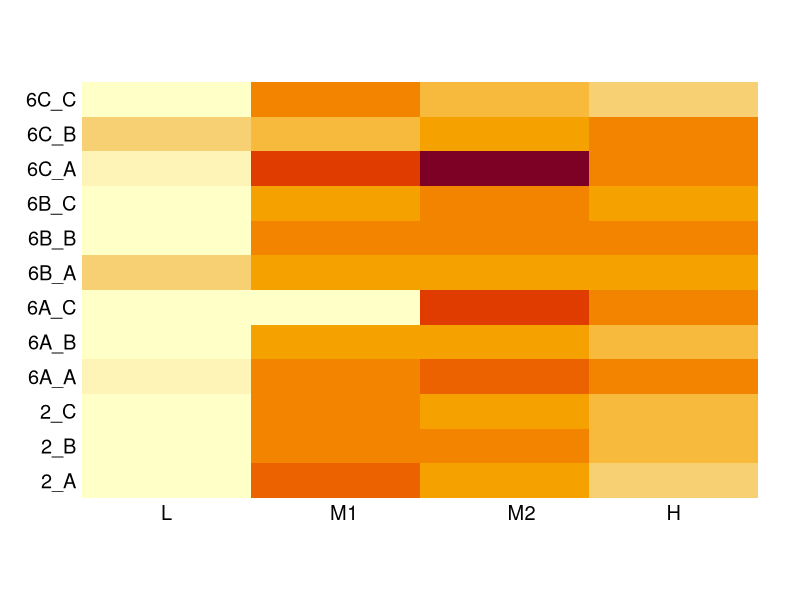
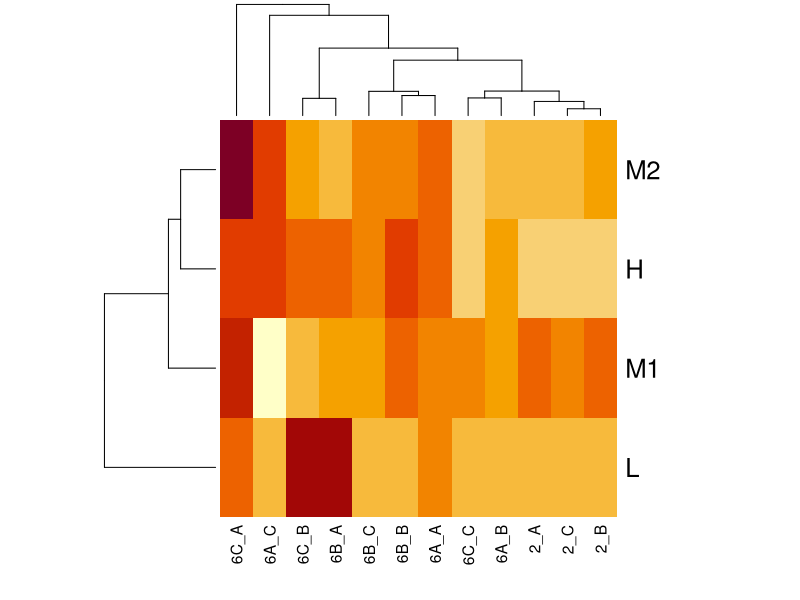
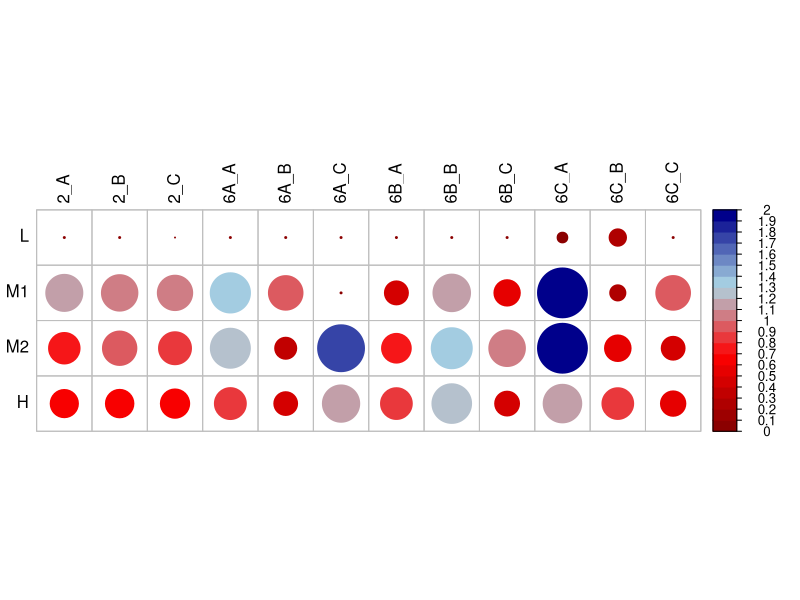

R code for these plots, in order:
# code for overview figure

require(ggplot2)
require(corrplot)

#data <- read.csv("ResultsWithoutMortality_new_mod.csv")
data <- read.csv("ResultsWithoutMortality_nov2016.csv")
# some a-values included
dispersal <- c(0.008, 0.064, 0.256, 2.048)

data1<-data[data$aValue==dispersal[1],]
data2<-data[data$aValue==dispersal[2],]
data3<-data[data$aValue==dispersal[3],]
data4<-data[data$aValue==dispersal[4],]
data_new <- rbind(data1, data2, data3, data4)

# Below if one wants to use only four dispersal values
data_all <- read.csv("data_bae.csv", sep="\t")
data_all_patches <- read.csv("data_bae_patches.csv")
data_all_patches <- data_all_patches[,-1]

# Below if one wants to use all dispersal values
dataA<-data[,c(1,2,3,8)]
colnames(dataA)[4] <- "popDensity"
dataA$time <- "1-shiftStart"
dataA$aValue[dataA$aValue==0.001 | dataA$aValue==0.002 | dataA$aValue==0.004 | dataA$aValue==0.008]=1
dataA$aValue[dataA$aValue==0.016 | dataA$aValue==0.032 | dataA$aValue==0.064 | dataA$aValue==0.128]=2
dataA$aValue[dataA$aValue==0.256 | dataA$aValue==0.512 | dataA$aValue==1.024]=3
dataA$aValue[dataA$aValue==2.048 | dataA$aValue==4.096 | dataA$aValue==8.192 | dataA$aValue==16.384]=4

dataB<-data[,c(1,2,3,4)]
colnames(dataB)[4] <- "popDensity"
dataB$time <- "2-shiftEnd"
dataB$aValue[dataB$aValue==0.001 | dataB$aValue==0.002 | dataB$aValue==0.004 | dataB$aValue==0.008]=1
dataB$aValue[dataB$aValue==0.016 | dataB$aValue==0.032 | dataB$aValue==0.064 | dataB$aValue==0.128]=2
dataB$aValue[dataB$aValue==0.256 | dataB$aValue==0.512 | dataB$aValue==1.024]=3
dataB$aValue[dataB$aValue==2.048 | dataB$aValue==4.096 | dataB$aValue==8.192 | dataB$aValue==16.384]=4

dataC<-data[,c(1,2,3,6)]
colnames(dataC)[4] <- "popDensity"
dataC$time <- "3-simEnd"
dataC$aValue[dataC$aValue==0.001 | dataC$aValue==0.002 | dataC$aValue==0.004 | dataC$aValue==0.008]=1
dataC$aValue[dataC$aValue==0.016 | dataC$aValue==0.032 | dataC$aValue==0.064 | dataC$aValue==0.128]=2
dataC$aValue[dataC$aValue==0.256 | dataC$aValue==0.512 | dataC$aValue==1.024]=3
dataC$aValue[dataC$aValue==2.048 | dataC$aValue==4.096 | dataC$aValue==8.192 | dataC$aValue==16.384]=4

data_AllDisp <- rbind(dataA, dataB, dataC)
disp008<- data_all[which(data_all[,2]==2.048),]

# # BOXPLOTS
# # K-value and landscape type
# pdf("K-pop.pdf")
# plot(data$KValue, data$PopulationAtShiftEnd, ylab="Population density")
# points(data$KValue, data$PopulationAtShiftStart, ylab="Population density", col="blue")
# dev.off()
# 
# pdf("K-landscape.pdf")
# plot(data$LandscapeType, data$KValue, ylab="K-value")
# dev.off()
# 
# 
# # Population density at different times
# p <- ggplot(data=disp008, aes(x=time, y=popDensity))+ facet_grid(aValue+Simlength~LandscapeType)
# p <- p + geom_boxplot(outlier.colour = "black", outlier.size = 1) +  labs(x="Time in simulation", y = "Population density") + theme(axis.text = element_text(size = 12), axis.title=element_text(size=14)) 
# 
# ggsave(file="boxplot_density_disp2048.pdf", width=16, height=10, useDingbats=FALSE)
# 
# ##################
# 
# 
# # Patch occupancy at different times
# p <- ggplot(data=data_all_patches, aes(x=time, y=patchesOccupied))+ facet_grid(aValue~LandscapeType)
# p <- p + geom_boxplot(color= c("darkblue", "darkred", "darkblue"), fill=c("white", "white", "white"),  outlier.colour = "black", outlier.size = 1) +  labs(x="Time in simulation", y = "Occupied habitat patches") + theme(axis.text = element_text(size = 14), axis.title=element_text(size=16)) + ggtitle("Number of patches occupied")
# 
# ggsave(file="boxplot_patches.pdf", width=16, height=10, useDingbats=FALSE)
# 
# # Population density at shift start
# p <- ggplot(data=data_new, aes(factor(aValue), data_new$PopulationAtShiftStart))+ facet_grid(Simlength~LandscapeType)
# p <- p + geom_boxplot(outlier.colour = "black", outlier.size = 1, fill="grey")  +  labs(x="Time in simulation",y = "Population density")+theme_bw() + theme(axis.text = element_text(size = 14), axis.title=element_text(size=16)) 
# ggsave(file="boxplot_densityShiftStart.pdf", width=20, height=8, useDingbats=FALSE)
# 
# # Population density at shift end
# p <- ggplot(data=data_new, aes(factor(aValue), data_new$PopulationAtShiftEnd))+ facet_grid(Simlength~LandscapeType)
# p <- p + geom_boxplot(outlier.colour = "black", outlier.size = 1, fill="grey")  +  labs(x="Time in simulation",y = "Population density")+theme_bw() + theme(axis.text = element_text(size = 14), axis.title=element_text(size=16)) 
# ggsave(file="boxplot_densityShiftEnd.pdf", width=20, height=8, useDingbats=FALSE)
# 
# # Population density at simulation end
# p <- ggplot(data=data_new, aes(factor(aValue), data_new$PopulationAtSimEnd))+ facet_grid(Simlength~LandscapeType)
# p <- p + geom_boxplot(outlier.colour = "black", outlier.size = 1, fill="grey")  +  labs(x="Time in simulation",y = "Population density")+theme_bw() + theme(axis.text = element_text(size = 14), axis.title=element_text(size=16)) 
# ggsave(file="boxplot_densitySimEnd.pdf", width=20, height=8, useDingbats=FALSE)
# 
# # Patches at shift start
# p <- ggplot(data=data_new, aes(factor(aValue), data_new$PatchesAtShiftStart))+ facet_grid(Simlength~LandscapeType)
# p <- p + geom_boxplot(outlier.colour = "black", outlier.size = 1, fill="grey")  +  labs(x="Time in simulation",y = "Population density")+theme_bw() + theme(axis.text = element_text(size = 14), axis.title=element_text(size=16)) 
# ggsave(file="boxplot_patchesShiftStart.pdf", width=20, height=8, useDingbats=FALSE)
# 
# # Patches at shift end
# p <- ggplot(data=data_new, aes(factor(aValue), data_new$PatchesAtShiftEnd))+ facet_grid(Simlength~LandscapeType)
# p <- p + geom_boxplot(outlier.colour = "black", outlier.size = 1, fill="grey")  +  labs(x="Time in simulation",y = "Population density")+theme_bw() + theme(axis.text = element_text(size = 14), axis.title=element_text(size=16)) 
# ggsave(file="boxplot_patchesShiftEnd.pdf", width=20, height=8, useDingbats=FALSE)
# 
# # Patches at simulation end
# p <- ggplot(data=data_new, aes(factor(aValue), data_new$PatchesAtSimEnd))+ facet_grid(Simlength~LandscapeType)
# p <- p + geom_boxplot(outlier.colour = "black", outlier.size = 1, fill="grey")  +  labs(x="Time in simulation",y = "Population density")+theme_bw() + theme(axis.text = element_text(size = 14), axis.title=element_text(size=16)) 
# ggsave(file="boxplot_patchesSimEnd.pdf", width=20, height=8, useDingbats=FALSE)
# 
# 
# 
# 
# # New boxplots
# p <- ggplot(data=data, aes(factor(LandscapeType), data$PopulationAtShiftEnd/data$PopulationAtShiftStart))#+ facet_grid(Simlength~aValue)
# #boxplots
# p <- p + geom_boxplot(outlier.colour = "black", outlier.size = 1, fill="grey")  +  labs(x="Number of traits",y = "Overlap")+theme_bw() + theme(axis.text = element_text(size = 14), axis.title=element_text(size=16)) 
# ggsave(file="boxplots_landscapes.pdf", width=20, height=8, useDingbats=FALSE)


# mean density
landscape <- c("2", "6A", "6B", "6C")
# original:
#speed <- c(20,80,160) # this is the number of time steps the climatic shift is happening over -> lower number = faster speed
# reordered
speed <- c(160,80,20) # this is the number of time steps the climatic shift is happening over -> lower number = faster speed
dispersal <- c(0.008, 0.064, 0.256, 2.048)
ResultAll <- matrix(NA,4,12)
ResultAll_median <- matrix(NA,4,12)
ResultAll_sd <- matrix(NA,4,12)

for(i in 1:length(landscape)){
  print(landscape[i])
  Res <- matrix(NA,4,3)
  Res_median <- matrix(NA,4,3)
  Res_sd <- matrix(NA,4,3)
  for(j in 1:length(dispersal)){
    #print(dispersal[j])
    #print(j)
    for(y in 1:length(speed)){
     # print(y)
    part <- data[data$LandscapeType==landscape[i] & data$Simlength==speed[y] & data$aValue==dispersal[j],]
    part$fraction <- part$PopulationAtSimEnd/part$PopulationAtShiftStart
    print(part$fraction)
    change <- which(part$fraction>2)
    if(length(change)>0){
       part$fraction[change]<-2
      print("CHANGES!!!")
     #new_set <- part$fraction[-remove]
     #print("REMOVALS!!!")
    }
    #else{
    #  new_set <- part$fraction
    #}
   #if(length(new_set)==0){
  #   new_set <-1
   #}
    new_set <- part$fraction
   # print(new_set)
  #  readline(prompt="Press [enter] to continue")
    print(y)
    Res[j,y] <- mean(new_set)
    print(Res)
    
    Res_median[j,y] <- median(new_set)
    Res_sd[j,y] <- sd(new_set)
    
    }
  }
  if(i==1){
  ResultAll[,1:3]<-Res
  ResultAll_median[,1:3] <- Res_median
  ResultAll_sd[,1:3] <- Res_sd
  }
  if(
    i==2){
    ResultAll[,4:6]<-Res
    ResultAll_median[,4:6] <- Res_median
    ResultAll_sd[,4:6] <- Res_sd
    
  }
  if(i==3){
    ResultAll[,7:9]<-Res
    ResultAll_median[,7:9] <- Res_median
    ResultAll_sd[,7:9] <- Res_sd
  }
  if(i==4){
    ResultAll[,10:12]<-Res
    ResultAll_median[,10:12] <- Res_median
    ResultAll_sd[,10:12] <- Res_sd
  }
}

colnames(ResultAll)<- c("2_A", "2_B", "2_C", "6A_A", "6A_B", "6A_C", "6B_A", "6B_B", "6B_C", "6C_A", "6C_B", "6C_C")
rownames(ResultAll)<- c("L", "M1", "M2", "H")
write.csv(round(ResultAll, 2), "ResultAll_mean_ShiftEnd.csv")

colnames(ResultAll_median)<- c("2_A", "2_B", "2_C", "6A_A", "6A_B", "6A_C", "6B_A", "6B_B", "6B_C", "6C_A", "6C_B", "6C_C") ###original one, probably speeds are named in wrong order

#colnames(ResultAll_median)<- c("2_f", "2_m", "2_s", "6A_f", "6A_m", "6A_s", "6B_f", "6B_m", "6B_s", "6C_f", "6C_m", "6C_s")

rownames(ResultAll_median)<- c("L", "M1", "M2", "H")
write.csv(round(ResultAll_median,2), "ResultAll_median_ShiftEnd.csv")

colnames(ResultAll_sd)<- c("2_A", "2_B", "2_C", "6A_A", "6A_B", "6A_C", "6B_A", "6B_B", "6B_C", "6C_A", "6C_B", "6C_C")
rownames(ResultAll_sd)<- c("L", "M1", "M2", "H")
write.csv(round(ResultAll_sd,2), "ResultAll_sd.csv_ShiftEnd.csv")

pdf("image.pdf")
image(ResultAll, axes=FALSE, lwd=0)

mtext(text=c("L", "M1", "M2", "H"), side=1, line=0.3, at=c(0,0.35,0.7,1), las=1, cex=1.2)
#mtext(text=c("2_f", "2_m", "2_s", "6A_f", "6A_m", "6A_s", "6B_f", "6B_m", "6B_s", "6C_f", "6C_m", "6C_s"), side=2, line=0.3, at=c(seq(0, 1, length.out = 12)), las=1, cex=1.2)
mtext(text=c("2_A", "2_B", "2_C", "6A_A", "6A_B", "6A_C", "6B_A", "6B_B", "6B_C", "6C_A", "6C_B", "6C_C"), side=2, line=0.3, at=c(seq(0, 1, length.out = 12)), las=1, cex=1.2)  # original one, probably speeds are named in wrong order

dev.off()

# regular heat map
pdf("heat.pdf")
heatmap(ResultAll)
dev.off()

# correlation plot
col4 <- colorRampPalette(c("darkred", "red","lightblue", "darkblue"))
pdf("corrplot_simEnd.pdf")
adjRes <- ResultAll_median#mean(ResultAll)
corrplot(adjRes, is.corr=FALSE, tl.col="black", col=col4(20), cl.lim=c(0,2))
#corrplot(adjRes, is.corr=FALSE, tl.col="black", method="color", tl.pos="n", cl.lim=c(0,3), col=colorRampPalette(c("blue","white","red"))(5))
dev.off()



#+ geom_jitter(position=position_jitter(width=.2),size=1)
